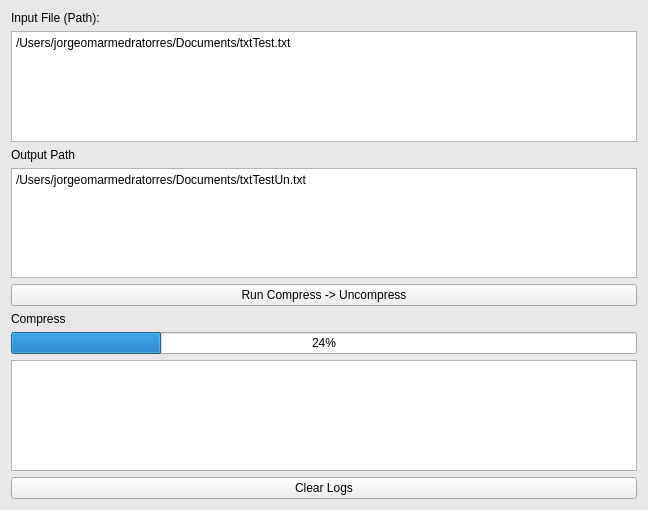
<?xml version="1.0" encoding="UTF-8"?>
<ui version="4.0">
 <class>frmCompress</class>
 <widget class="QWidget" name="frmCompress">
  <property name="geometry">
   <rect>
    <x>0</x>
    <y>0</y>
    <width>648</width>
    <height>510</height>
   </rect>
  </property>
  <property name="palette">
   <palette>
    <active>
     <colorrole role="Base">
      <brush brushstyle="SolidPattern">
       <color alpha="255">
        <red>255</red>
        <green>255</green>
        <blue>255</blue>
       </color>
      </brush>
     </colorrole>
     <colorrole role="Window">
      <brush brushstyle="SolidPattern">
       <color alpha="255">
        <red>232</red>
        <green>232</green>
        <blue>232</blue>
       </color>
      </brush>
     </colorrole>
    </active>
    <inactive>
     <colorrole role="Base">
      <brush brushstyle="SolidPattern">
       <color alpha="255">
        <red>255</red>
        <green>255</green>
        <blue>255</blue>
       </color>
      </brush>
     </colorrole>
     <colorrole role="Window">
      <brush brushstyle="SolidPattern">
       <color alpha="255">
        <red>232</red>
        <green>232</green>
        <blue>232</blue>
       </color>
      </brush>
     </colorrole>
    </inactive>
    <disabled>
     <colorrole role="Base">
      <brush brushstyle="SolidPattern">
       <color alpha="255">
        <red>232</red>
        <green>232</green>
        <blue>232</blue>
       </color>
      </brush>
     </colorrole>
     <colorrole role="Window">
      <brush brushstyle="SolidPattern">
       <color alpha="255">
        <red>232</red>
        <green>232</green>
        <blue>232</blue>
       </color>
      </brush>
     </colorrole>
    </disabled>
   </palette>
  </property>
  <property name="windowTitle">
   <string>Huffman's Algorithm</string>
  </property>
  <property name="autoFillBackground">
   <bool>true</bool>
  </property>
  <layout class="QVBoxLayout" name="verticalLayout_4">
   <item>
    <layout class="QVBoxLayout" name="verticalLayout">
     <item>
      <widget class="QLabel" name="label">
       <property name="text">
        <string>Input File (Path):</string>
       </property>
      </widget>
     </item>
     <item>
      <widget class="QPlainTextEdit" name="txtInputPath">
       <property name="plainText">
        <string>/Users/jorgeomarmedratorres/Documents/txtTest.txt</string>
       </property>
      </widget>
     </item>
     <item>
      <widget class="QLabel" name="label_2">
       <property name="text">
        <string>Output Path</string>
       </property>
      </widget>
     </item>
     <item>
      <widget class="QPlainTextEdit" name="txtOutPath">
       <property name="plainText">
        <string>/Users/jorgeomarmedratorres/Documents/txtTestUn.txt</string>
       </property>
      </widget>
     </item>
     <item>
      <widget class="QPushButton" name="cmdProcess">
       <property name="text">
        <string>Run Compress -&gt; Uncompress</string>
       </property>
      </widget>
     </item>
     <item>
      <widget class="QLabel" name="lbProgress">
       <property name="text">
        <string>Compress</string>
       </property>
      </widget>
     </item>
     <item>
      <widget class="QProgressBar" name="pBarProgress">
       <property name="value">
        <number>24</number>
       </property>
      </widget>
     </item>
     <item>
      <widget class="QTextEdit" name="txtLogs"/>
     </item>
     <item>
      <widget class="QPushButton" name="pushButton">
       <property name="text">
        <string>Clear Logs</string>
       </property>
      </widget>
     </item>
    </layout>
   </item>
  </layout>
 </widget>
 <resources/>
 <connections/>
</ui>
